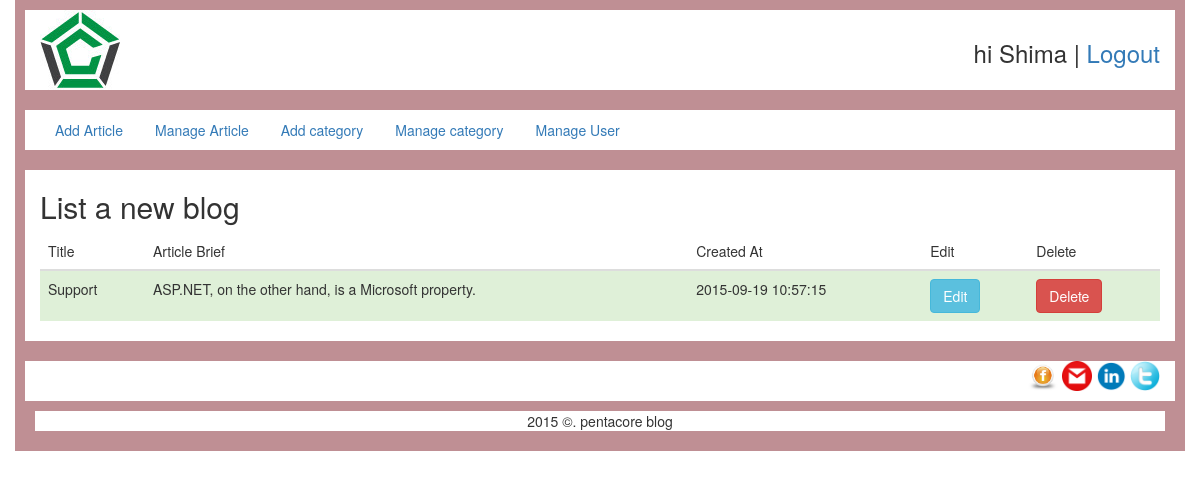
Page /admin/listArticle.php (signed in) on the committed database.
### tables this page shows
CREATE TABLE `article` (
  `article_id` int(11) unsigned NOT NULL AUTO_INCREMENT,
  `article_title` varchar(255) DEFAULT NULL,
  `article_subtitle` varchar(255) DEFAULT NULL,
  `category_id` int(11) NOT NULL,
  `article_sequence` int(11) NOT NULL,
  `article_brief` longtext,
  `article_details` longtext,
  `user_id` int(11) NOT NULL,
  `article_deleted` tinyint(4) NOT NULL DEFAULT '1',
  `article_deleted_at` timestamp NOT NULL DEFAULT '0000-00-00 00:00:00' ON UPDATE CURRENT_TIMESTAMP,
  `article_created_at` timestamp NOT NULL DEFAULT '0000-00-00 00:00:00' ON UPDATE CURRENT_TIMESTAMP,
  `article_total_hits` int(11) NOT NULL,
  `article_img` varchar(255) NOT NULL,
  PRIMARY KEY (`article_id`)
);

### admin/dbClass.php (called while the page is built, shortened)
<?php
class blogClass{
    public $conn;
    public function __construct(){
        $serverName = "localhost";
        $userName 	= "root";
        $password 	= "";
        $db 		= "blog";
        $this->conn 		= new mysqli($serverName,$userName,$password,$db);
    }
    public function selectArticle($user_id){
        $sql="SELECT article_id, article_title, article_subtitle, category_id, article_sequence, article_brief, article_details, user_id, article_deleted, article_deleted_at, article_created_at, article_total_hits FROM article WHERE article_deleted = 1 AND user_id=$user_id ORDER BY article_id DESC ";
        $resArticleAll=$this->conn->query($sql);
        return $resArticleAll;
    }
}

### admin/listArticle.php (the view, shortened to what this page needs)
	--><?php
include_once'dbClass.php';
?>
<!DOCTYPE html>
<html>
<head>
    <link rel="stylesheet" type="text/css" href="style.css"/>
    <link rel="stylesheet" type="text/css" href="Bootstrap/bootstrap.min.css"/>
</head>
<body>
<div class="container">
    <div class="row">
        <div class="col-md-12" style="border:10px solid #BF8F94 ">
            <img src="img/Thumb.jpg">
            <div style="float:right; margin-top:10px">
                <h3>hi <?php echo $_SESSION["user_name"]; ?> | <a href="login/logout.php">Logout</a></h3>
            </div>
        </div>
    </div>
    <div class="row">
        <div class="col-md-12" style="border:10px solid #BF8F94 ">
            <ul class="nav nav-pills">
                <li><a href="insertArticle.php">Add Article</a></li>
                <li><a href="listArticle.php">Manage Article</a></li>
                <li><a href="insertCategory.php">Add category</a></li>
                <li><a href="listCategory.php">Manage category</a></li>
                <li><a href="listUser.php">Manage User</a></li>
            </ul>
        </div>
    </div>
    <div class="row">
        <div class="col-md-12" style="border:10px solid #BF8F94;">
            <div><h2>List a new blog</h2></div>
            <table class="table">
                <thead>
                <tr>
                    <th>Title</th>
                    <th>Article Brief</th>
                    <th>Created At</th>
                    <th>Edit</th>
                    <th>Delete</th>
                </tr>
                </thead>
                <tbody>
            <?php
            $blog=new blogClass;
            $allArticle=$blog->selectArticle($_SESSION["user_id"]);
            while($article=$allArticle->fetch_assoc()){?>
                <tr class="success">
                    <td><?php echo $article["article_title"]?></td>
                    <td><?php echo $article["article_brief"]?></td>
                    <td><?php echo $article["article_created_at"]?></td>
                    <td><a href="editArticle.php?id=<?php echo $article["article_id"]?>" class="btn btn-info">Edit</a></td>
                    <td>
                        <form method="post" action="listArticle.php">
                            <input name="delete" type="submit" id="delete" value="Delete" class="btn btn-danger">
                        </form>
                    </td>
                </tr>
            <?php
            }
            ?>
                </tbody>
            </table>
        </div>
    </div>
    <div class="row">
        <div class="col-md-12" style="border:10px solid #BF8F94 ">
            <div style="float:right; margin-bottom:10px" >
                <a href="http://facebook.com"><img src="img/facebook.png" style="height:30px; width:30px"></a>
                <a href="#"><img src="img/gmail-icon.png" style="height:30px; width:30px"></a>
                <a href="#"><img src="img/linkdin.png" style="height:30px; width:30px"></a>
                <a href="#"><img src="img/twitter.png" style="height:30px; width:30px"></a>
            </div>
            <div class="row" >
                <div class="col-md-12" style="border:10px solid #BF8F94; text-align:center" >
                    <div class="page-footer">
                        <div class="page-footer-inner">
                            2015 &copy;. pentacore blog
                        </div>
                    </div>
                </div>
            </div>
        </div>
    </div>
</div>
</body>
</html>

### admin/login/css/style.css (style rules this page uses)
html, body, div, span, applet, object, iframe, h1, h2, h3, h4, h5, h6, p, blockquote, pre, a, abbr, acronym, address, big, cite, code, del, dfn, em, img, ins, kbd, q, s, samp, small, strike, strong, sub, sup, tt, var, b, u, i, center, dl, dt, dd, ol, ul, li, fieldset, form, label, legend, table, caption, tbody, tfoot, thead, tr, th, td, article, aside, canvas, details, embed, figure, figcaption, footer, header, hgroup, menu, nav, output, ruby, section, summary, time, mark, audio, video { margin: 0; padding: 0; border: 0; font-size: 100%; font: inherit; vertical-align: baseline; }
body { line-height: 1; }
ol, ul { list-style: none; }
table { border-collapse: collapse; border-spacing: 0; }
body { font: 12px/20px 'Lucida Grande', Verdana, sans-serif; color: #404040; background: #ebc9a2; }
input, textarea, select, label { font-family: inherit; font-size: 12px; -webkit-box-sizing: border-box; -moz-box-sizing: border-box; box-sizing: border-box; }
* { margin: 0; padding: 0; border: 0; }
body { background: url(../images/bg.png) repeat; font-family: "HelveticaNeue-Light", "Helvetica Neue Light", "Helvetica Neue", Helvetica, Arial, "Lucida Grande", sans-serif; font-weight:300; text-align: left; text-decoration: none; }

### rows in the picture
article: article_title "Support", article_brief "ASP.NET, on the other hand, is a Microsoft property.", article_created_at "2015-09-19 10:57:15"

### other values in the picture
$_SESSION["user_name"] "Shima"
